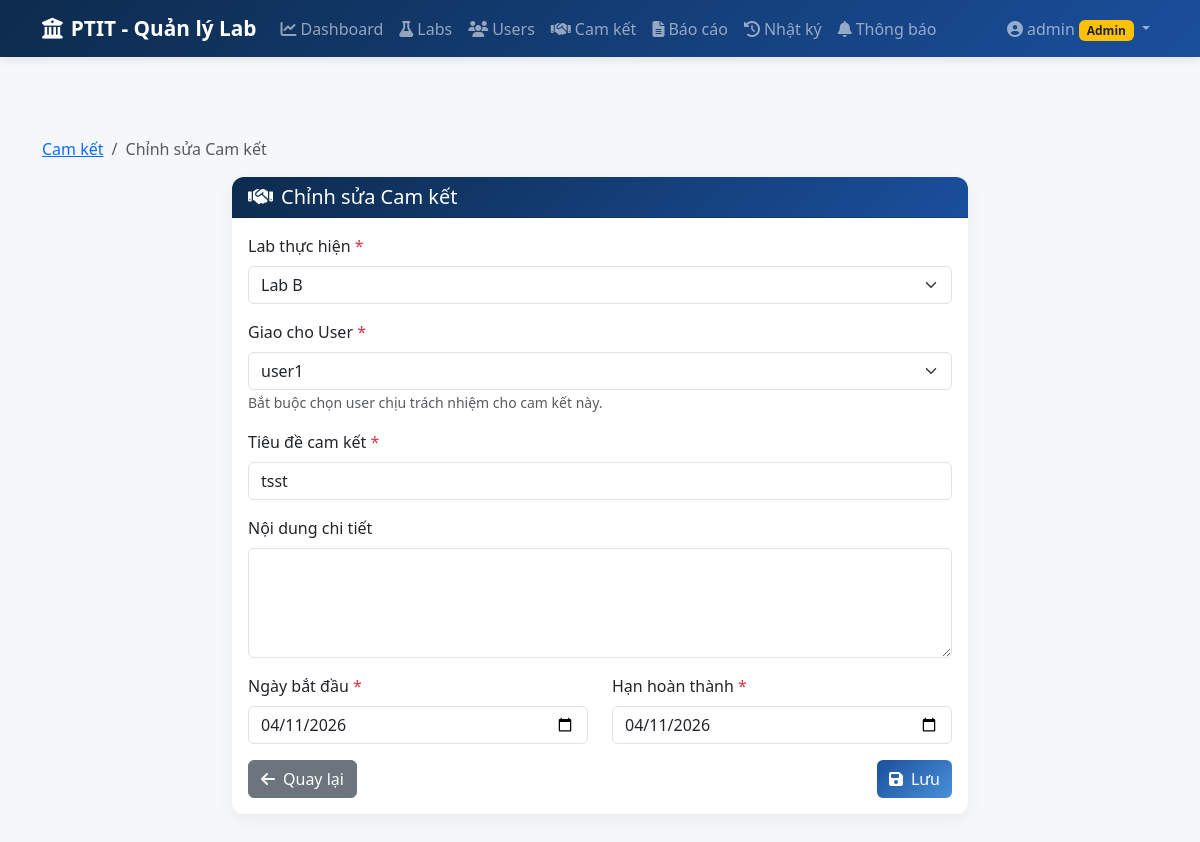
Screenshot of /commitments/edit/3 (signed in) with the database file from the repository.
### models.py (models this page shows, shortened)
class User(UserMixin, db.Model):
    __tablename__ = 'users'
    id = db.Column(db.Integer, primary_key=True)
    username = db.Column(db.String(50), unique=True, nullable=False)
    password_hash = db.Column(db.String(200), nullable=False)
    role = db.Column(db.String(20), nullable=False)  # 'admin' or 'lab'
    lab_id = db.Column(db.Integer, db.ForeignKey('labs.id', ondelete='SET NULL'), nullable=True)
    def is_admin(self):
        return self.role == 'admin'

class Commitment(db.Model):
    __tablename__ = 'commitments'
    id = db.Column(db.Integer, primary_key=True)
    title = db.Column(db.String(200), nullable=False)
    description = db.Column(db.Text)
    lab_id = db.Column(db.Integer, db.ForeignKey('labs.id'), nullable=False)
    assigned_to = db.Column(db.Integer, db.ForeignKey('users.id'), nullable=True)  # User được giao
    start_date = db.Column(db.Date, nullable=False)
    deadline = db.Column(db.Date, nullable=False)
    progress = db.Column(db.Integer, default=0)  # 0-100
    status = db.Column(db.String(20), default='Mới')  # Mới, Đang thực hiện, Hoàn thành, Quá hạn
    created_by = db.Column(db.Integer, db.ForeignKey('users.id'))
    created_at = db.Column(db.DateTime, default=datetime.utcnow)
    updated_at = db.Column(db.DateTime, default=datetime.utcnow, onupdate=datetime.utcnow)
    creator = db.relationship('User', foreign_keys=[created_by], backref='commitments_created')
    assignee = db.relationship('User', foreign_keys=[assigned_to], backref='tasks_assigned')
    progress_updates = db.relationship('ProgressUpdate', backref='commitment', lazy=True, cascade='all, delete-orphan')

class Lab(db.Model):
    __tablename__ = 'labs'
    id = db.Column(db.Integer, primary_key=True)
    name = db.Column(db.String(100), nullable=False)
    description = db.Column(db.Text)
    manager_name = db.Column(db.String(100))
    email = db.Column(db.String(100))
    created_at = db.Column(db.DateTime, default=datetime.utcnow)
    users = db.relationship('User', backref='lab', lazy=True)
    commitments = db.relationship('Commitment', backref='lab', lazy=True, cascade='all, delete-orphan')

### app.py (the view, shortened to what this page needs)
@app.route('/commitments/edit/<int:commitment_id>', methods=['GET', 'POST'])
@login_required
def commitments_edit(commitment_id):
    commitment = Commitment.query.get_or_404(commitment_id)
    if not current_user.is_admin() and commitment.lab_id != current_user.lab_id:
        flash('Bạn không có quyền chỉnh sửa cam kết này.', 'danger')
        return redirect(url_for('dashboard'))
    labs = Lab.query.all()
    lab_users = User.query.filter_by(lab_id=commitment.lab_id, role='lab').all()
    return render_template('commitments/form.html', commitment=commitment, labs=labs,
                           lab_users=lab_users, action='Chỉnh sửa Cam kết')

### app.py (called while the page is built)
@login_manager.user_loader
def load_user(user_id):
    return User.query.get(int(user_id))

def get_csrf_token():
    return generate_csrf_token()

@app.before_request
def csrf_protect():
    if request.method in ('POST', 'PUT', 'DELETE'):
        if request.endpoint == 'login':
            return
        token = request.form.get('_csrf_token') or request.headers.get('X-CSRF-Token')
        if not validate_csrf_token(token):
            flash('Yêu cầu không hợp lệ (CSRF token không đúng). Vui lòng thử lại.', 'danger')
            return redirect(request.referrer or url_for('dashboard'))

### csrf_utils.py (called while the page is built)
def generate_csrf_token():
    from flask import session
    if '_csrf_token' not in session:
        session['_csrf_token'] = secrets.token_hex(32)
    return session['_csrf_token']

### templates/commitments/form.html (shortened to what this page needs)
{% extends "base.html" %}
{% block content %}
<nav aria-label="breadcrumb" class="mb-3">
    <ol class="breadcrumb">
        <li class="breadcrumb-item"><a href="{{ url_for('commitments_list') }}">Cam kết</a></li>
        <li class="breadcrumb-item active">{{ action }}</li>
    </ol>
</nav>
<div class="row justify-content-center">
    <div class="col-lg-8">
        <div class="card">
            <div class="card-header">
                <h5 class="mb-0">
                    <i class="fas fa-handshake me-2"></i>{{ action }}
                </h5>
            </div>
            <div class="card-body">
                <form method="POST">
                    {% if current_user.is_admin() %}
                    <div class="mb-3">
                        <label for="lab_id" class="form-label">Lab thực hiện <span class="text-danger">*</span></label>
                        <select class="form-select" id="lab_id" name="lab_id" required>
                            {% for lab in labs %}
                            <option value="{{ lab.id }}" {% if commitment and commitment.lab_id == lab.id %}selected{% endif %}>
                                {{ lab.name }}
                            </option>
                            {% endfor %}
                        </select>
                    </div>
                    {% endif %}
                    <div class="mb-3">
                        <label for="assigned_to" class="form-label">Giao cho User <span class="text-danger">*</span></label>
                        <select class="form-select" id="assigned_to" name="assigned_to" required>
                            {% if lab_users %}
                                {% for user in lab_users %}
                                <option value="{{ user.id }}" {% if commitment and commitment.assigned_to == user.id %}selected{% endif %}>
                                    {{ user.username }}
                                </option>
                                {% endfor %}
                            {% endif %}
                        </select>
                        <small class="form-text text-muted">Bắt buộc chọn user chịu trách nhiệm cho cam kết này.</small>
                    </div>
                    <div class="mb-3">
                        <label for="title" class="form-label">Tiêu đề cam kết <span class="text-danger">*</span></label>
                        <input type="text" class="form-control" id="title" name="title"
                               value="{{ commitment.title if commitment else '' }}" required>
                    </div>
                    <div class="mb-3">
                        <label for="description" class="form-label">Nội dung chi tiết</label>
                        <textarea class="form-control" id="description" name="description"
                                  rows="4">{{ commitment.description if commitment else '' }}</textarea>
                    </div>
                    <div class="row">
                        <div class="col-md-6 mb-3">
                            <label for="start_date" class="form-label">Ngày bắt đầu <span class="text-danger">*</span></label>
                            <input type="date" class="form-control" id="start_date" name="start_date"
                                   value="{{ commitment.start_date.strftime('%Y-%m-%d') if commitment else '' }}" required>
                        </div>
                        <div class="col-md-6 mb-3">
                            <label for="deadline" class="form-label">Hạn hoàn thành <span class="text-danger">*</span></label>
                            <input type="date" class="form-control" id="deadline" name="deadline"
                                   value="{{ commitment.deadline.strftime('%Y-%m-%d') if commitment else '' }}" required>
                        </div>
                    </div>
                    <div class="d-flex justify-content-between">
                        <a href="{{ url_for('commitments_list') }}" class="btn btn-secondary">
                            <i class="fas fa-arrow-left me-2"></i>Quay lại
                        </a>
                        <button type="submit" class="btn btn-primary">
                            <i class="fas fa-save me-2"></i>Lưu
                        </button>
                    </div>
                </form>
            </div>
        </div>
    </div>
</div>
{% endblock %}

### templates/base.html (shortened to what this page needs)
<!DOCTYPE html>
<html lang="vi">
<head>
    <link href="https://cdn.jsdelivr.net/npm/bootstrap@5.3.2/dist/css/bootstrap.min.css" rel="stylesheet">
    <link href="https://cdnjs.cloudflare.com/ajax/libs/font-awesome/6.5.1/css/all.min.css" rel="stylesheet">
    <link href="https://cdn.jsdelivr.net/npm/bootstrap-icons@1.11.2/font/bootstrap-icons.css" rel="stylesheet">
    <link href="{{ url_for('static', filename='css/style.css') }}" rel="stylesheet">
</head>
<body>
    {% if current_user.is_authenticated %}
    <nav class="navbar navbar-expand-lg navbar-dark bg-ptit">
        <div class="container">
            <a class="navbar-brand" href="{{ url_for('dashboard') }}">
                <i class="fas fa-university me-2"></i>PTIT - Quản lý Lab
            </a>
            <div class="collapse navbar-collapse" id="navbarNav">
                <ul class="navbar-nav me-auto">
                    <li class="nav-item">
                        <a class="nav-link" href="{{ url_for('dashboard') }}">
                            <i class="fas fa-chart-line me-1"></i>Dashboard
                        </a>
                    </li>
                    {% if current_user.is_admin() %}
                    <li class="nav-item">
                        <a class="nav-link" href="{{ url_for('labs_list') }}">
                            <i class="fas fa-flask me-1"></i>Labs
                        </a>
                    </li>
                    <li class="nav-item">
                        <a class="nav-link" href="{{ url_for('users_list') }}">
                            <i class="fas fa-users me-1"></i>Users
                        </a>
                    </li>
                    {% endif %}
                    <li class="nav-item">
                        <a class="nav-link" href="{{ url_for('commitments_list') }}">
                            <i class="fas fa-handshake me-1"></i>Cam kết
                        </a>
                    </li>
                    {% if current_user.is_admin() %}
                    <li class="nav-item">
                        <a class="nav-link" href="{{ url_for('reports') }}">
                            <i class="fas fa-file-alt me-1"></i>Báo cáo
                        </a>
                    </li>
                    <li class="nav-item">
                        <a class="nav-link" href="{{ url_for('activity_logs') }}">
                            <i class="fas fa-history me-1"></i>Nhật ký
                        </a>
                    </li>
                    {% endif %}
                    <li class="nav-item">
                        <a class="nav-link position-relative" href="{{ url_for('notifications') }}">
                            <i class="fas fa-bell me-1"></i>Thông báo
                        </a>
                    </li>
                </ul>
                <ul class="navbar-nav">
                    <li class="nav-item dropdown">
                        <a class="nav-link dropdown-toggle" href="#" data-bs-toggle="dropdown">
                            <i class="fas fa-user-circle me-1"></i>{{ current_user.username }}
                            {% if current_user.is_admin() %}
                            <span class="badge bg-warning text-dark">Admin</span>
                            {% else %}
                            <span class="badge bg-info">Lab</span>
                            {% endif %}
                        </a>
                    </li>
                </ul>
            </div>
        </div>
    </nav>
    {% endif %}
    <main class="{% if current_user.is_authenticated %}main-content{% endif %}">
        <div class="container">
            {% block content %}{% endblock %}
        </div>
    </main>
</body>
</html>

### static/css/style.css (style rules this page uses)
:root { --ptit-blue: #1a4f9c; --ptit-light-blue: #4a90d9; --ptit-dark: #0d2b4d; }
body { background-color: #f5f7fa; font-family: 'Segoe UI', Tahoma, Geneva, Verdana, sans-serif; min-height: 100vh; }
.main-content { padding-top: 80px; padding-bottom: 40px; }
.navbar.bg-ptit { background: linear-gradient(135deg, var(--ptit-dark) 0%, var(--ptit-blue) 100%); box-shadow: 0 2px 10px rgba(0,0,0,0.1); }
.navbar-brand { font-weight: 700; font-size: 1.3rem; }
.nav-link { font-weight: 500; transition: all 0.3s; }
.card { border: none; border-radius: 12px; box-shadow: 0 5px 20px rgba(0,0,0,0.05); }
.card-header { background: linear-gradient(135deg, var(--ptit-dark), var(--ptit-blue)); color: white; border-radius: 12px 12px 0 0 !important; font-weight: 600; }
.btn-primary { background: linear-gradient(135deg, var(--ptit-blue), var(--ptit-light-blue)); border: none; }

### rows the page displays
User: username "admin"
Commitment: lab_id "Lab B", assigned_to "user1", title "tsst", start_date "04/11/2026", deadline "04/11/2026"

### other values shown
{{ action }} "Chỉnh sửa Cam kết"
